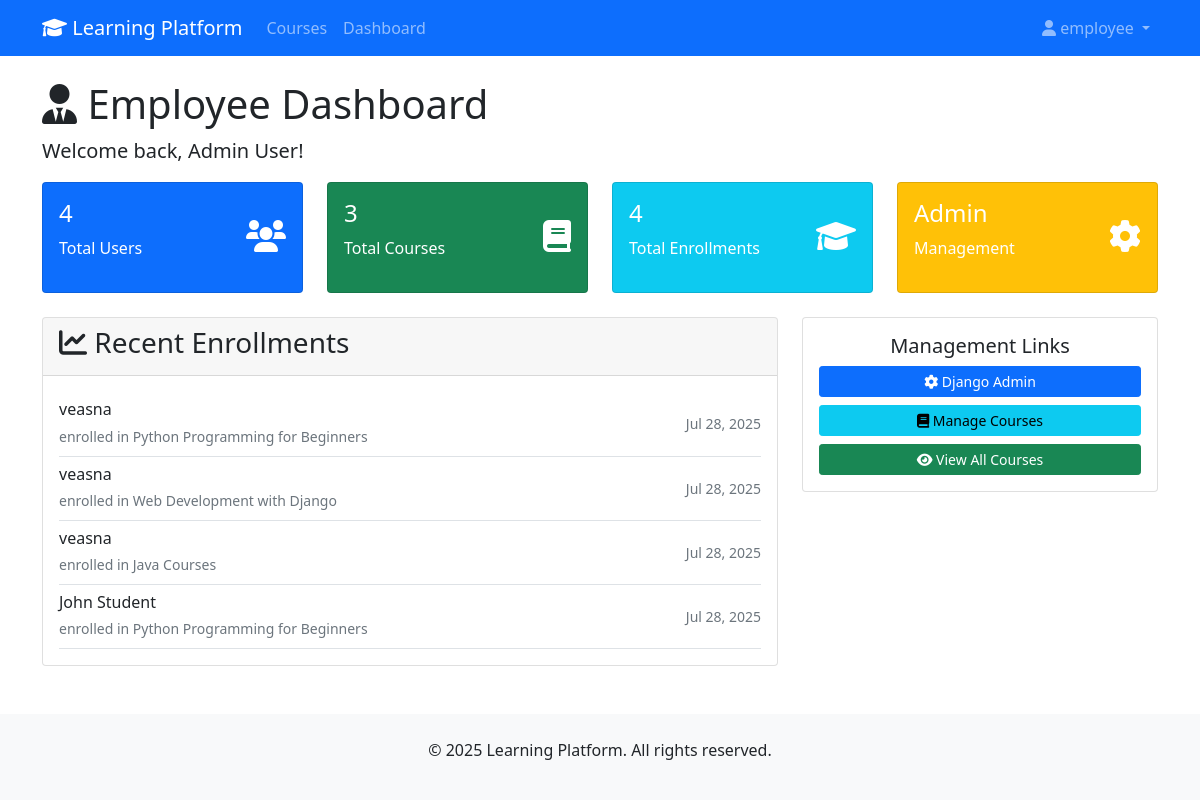
Page /dashboard/ (signed in) on the committed database.
### courses/models.py (models this page shows, shortened)
class User(AbstractUser):
    ROLE_CHOICES = [
        ("student", "Student"),
        ("instructor", "Instructor"),
        ("employee", "Employee"),
    ]
    role = models.CharField(max_length=20, choices=ROLE_CHOICES, default="student")

class Enrollment(models.Model):
    student = models.ForeignKey(
        Student, on_delete=models.CASCADE, related_name="enrollments"
    )
    course = models.ForeignKey(
        Course, on_delete=models.CASCADE, related_name="enrollments"
    )
    enrolled_date = models.DateTimeField(auto_now_add=True)
    completed = models.BooleanField(default=False)
    progress = models.PositiveIntegerField(
        default=0, validators=[MaxValueValidator(100)]
    )
    class Meta:
        unique_together = ["student", "course"]

class Student(models.Model):
    user = models.OneToOneField(
        User, on_delete=models.CASCADE, related_name="student_profile"
    )
    date_of_birth = models.DateField(null=True, blank=True)
    phone = models.CharField(max_length=15, blank=True)
    bio = models.TextField(blank=True)

class Course(models.Model):
    title = models.CharField(max_length=200)
    description = models.TextField()
    instructor = models.ForeignKey(
        Instructor, on_delete=models.CASCADE, related_name="courses"
    )
    category = models.ForeignKey(
        Category, on_delete=models.CASCADE, related_name="courses"
    )
    tags = models.ManyToManyField(Tag, blank=True, related_name="courses")
    price = models.DecimalField(max_digits=10, decimal_places=2, default=0.00)
    image = models.ImageField(upload_to="course_images/", blank=True, null=True)
    published = models.BooleanField(default=False)
    created_date = models.DateTimeField(auto_now_add=True)
    updated_date = models.DateTimeField(auto_now=True)
    class Meta:
        ordering = ["-created_date"]

### courses/views.py (the view, shortened to what this page needs)
# urls.py: path('dashboard/', views.dashboard, name='dashboard'),
@login_required
def dashboard(request):
    user = request.user
    context = {"user": user}
    if user.role == "student":
        student = user.student_profile
        enrollments = Enrollment.objects.filter(student=student).select_related(
            "course"
        )
        upcoming_assignments = Assignment.objects.filter(
            lesson__course__enrollments__student=student, due_date__gte=timezone.now()
        ).order_by("due_date")[:5]
        context.update(
            {
                "enrollments": enrollments,
                "upcoming_assignments": upcoming_assignments,
            }
        )
        return render(request, "courses/student_dashboard.html", context)
    elif user.role == "employee":
        total_users = User.objects.count()
        total_courses = Course.objects.count()
        total_enrollments = Enrollment.objects.count()
        recent_enrollments = Enrollment.objects.select_related(
            "student__user", "course"
        ).order_by("-enrolled_date")[:10]
        context.update(
            {
                "total_users": total_users,
                "total_courses": total_courses,
                "total_enrollments": total_enrollments,
                "recent_enrollments": recent_enrollments,
            }
        )
        return render(request, "courses/employee_dashboard.html", context)
    return render(request, "courses/dashboard.html", context)

### templates/courses/employee_dashboard.html (shortened to what this page needs)
{% extends 'base.html' %}
{% block content %}
<h1><i class="fas fa-user-tie"></i> Employee Dashboard</h1>
<p class="lead">Welcome back, {{ user.get_full_name|default:user.username }}!</p>
<div class="row mb-4">
    <div class="col-md-3">
        <div class="card bg-primary text-white">
            <div class="card-body">
                <div class="d-flex justify-content-between">
                    <div>
                        <h4>{{ total_users }}</h4>
                        <p>Total Users</p>
                    </div>
                    <div class="align-self-center">
                        <i class="fas fa-users fa-2x"></i>
                    </div>
                </div>
            </div>
        </div>
    </div>
    <div class="col-md-3">
        <div class="card bg-success text-white">
            <div class="card-body">
                <div class="d-flex justify-content-between">
                    <div>
                        <h4>{{ total_courses }}</h4>
                        <p>Total Courses</p>
                    </div>
                    <div class="align-self-center">
                        <i class="fas fa-book fa-2x"></i>
                    </div>
                </div>
            </div>
        </div>
    </div>
    <div class="col-md-3">
        <div class="card bg-info text-white">
            <div class="card-body">
                <div class="d-flex justify-content-between">
                    <div>
                        <h4>{{ total_enrollments }}</h4>
                        <p>Total Enrollments</p>
                    </div>
                    <div class="align-self-center">
                        <i class="fas fa-graduation-cap fa-2x"></i>
                    </div>
                </div>
            </div>
        </div>
    </div>
    <div class="col-md-3">
        <div class="card bg-warning text-white">
            <div class="card-body">
                <div class="d-flex justify-content-between">
                    <div>
                        <h4><a href="/admin/" class="text-white text-decoration-none">Admin</a></h4>
                        <p>Management</p>
                    </div>
                    <div class="align-self-center">
                        <i class="fas fa-cog fa-2x"></i>
                    </div>
                </div>
            </div>
        </div>
    </div>
</div>
<div class="row">
    <div class="col-md-8">
        <div class="card">
            <div class="card-header">
                <h3><i class="fas fa-chart-line"></i> Recent Enrollments</h3>
            </div>
            <div class="card-body">
                {% for enrollment in recent_enrollments %}
                    <div class="d-flex justify-content-between align-items-center border-bottom py-2">
                        <div>
                            <h6 class="mb-1">{{ enrollment.student.user.get_full_name|default:enrollment.student.user.username }}</h6>
                            <small class="text-muted">enrolled in {{ enrollment.course.title }}</small>
                        </div>
                        <small class="text-muted">{{ enrollment.enrolled_date|date:"M d, Y" }}</small>
                    </div>
                {% empty %}
                    <p class="text-muted">No recent enrollments.</p>
                {% endfor %}
            </div>
        </div>
    </div>
    <div class="col-md-4">
        <div class="card">
            <div class="card-body text-center">
                <h5>Management Links</h5>
                <a href="/admin/" class="btn btn-primary btn-sm mb-2 w-100">
                    <i class="fas fa-cog"></i> Django Admin
                </a>
                <a href="{% url 'manage_courses' %}" class="btn btn-info btn-sm mb-2 w-100">
                    <i class="fas fa-book"></i> Manage Courses
                </a>
                <a href="{% url 'course_list' %}" class="btn btn-success btn-sm w-100">
                    <i class="fas fa-eye"></i> View All Courses
                </a>
            </div>
        </div>
    </div>
</div>
{% endblock %}

### templates/base.html (shortened to what this page needs)
<!DOCTYPE html>
<html lang="en">
  <head>
    <link
      href="https://cdn.jsdelivr.net/npm/bootstrap@5.1.3/dist/css/bootstrap.min.css"
      rel="stylesheet"
    />
    <link
      href="https://cdnjs.cloudflare.com/ajax/libs/font-awesome/6.0.0/css/all.min.css"
      rel="stylesheet"
    />
  </head>
  <body>
    <nav class="navbar navbar-expand-lg navbar-dark bg-primary">
      <div class="container">
        <a class="navbar-brand" href="{% url 'home' %}">
          <i class="fas fa-graduation-cap"></i> Learning Platform
        </a>
        <div class="collapse navbar-collapse" id="navbarNav">
          <ul class="navbar-nav me-auto">
            <li class="nav-item">
              <a class="nav-link" href="{% url 'course_list' %}">Courses</a>
            </li>
            {% if user.is_authenticated %}
            <li class="nav-item">
              <a class="nav-link" href="{% url 'dashboard' %}">Dashboard</a>
            </li>
             {% endif %}
          </ul>
          <ul class="navbar-nav">
            {% if user.is_authenticated %}
            <li class="nav-item dropdown">
              <a
                class="nav-link dropdown-toggle"
                href="#"
                id="navbarDropdown"
                role="button"
                data-bs-toggle="dropdown"
              >
                <i class="fas fa-user"></i> {{ user.username }}
              </a>
            </li>
            {% endif %}
          </ul>
        </div>
      </div>
    </nav>
    <main class="container mt-4">
       {% block content %} {% endblock %}
    </main>
    <footer class="bg-light mt-5 py-4">
      <div class="container text-center">
        <p>&copy; 2025 Learning Platform. All rights reserved.</p>
      </div>
    </footer>
  </body>
</html>

### rows in the picture
User: username "employee", get_full_name "Admin User"
Enrollment: student.user.get_full_name "veasna", course "Python Programming for Beginners", enrolled_date "Jul 28, 2025"
Enrollment: student.user.get_full_name "veasna", course "Web Development with Django", enrolled_date "Jul 28, 2025"
Enrollment: student.user.get_full_name "veasna", course "Java Courses", enrolled_date "Jul 28, 2025"
Enrollment: student.user.get_full_name "John Student", course "Python Programming for Beginners", enrolled_date "Jul 28, 2025"

### other values in the picture
{{ total_users }} "4"
{{ total_courses }} "3"
{{ total_enrollments }} "4"
